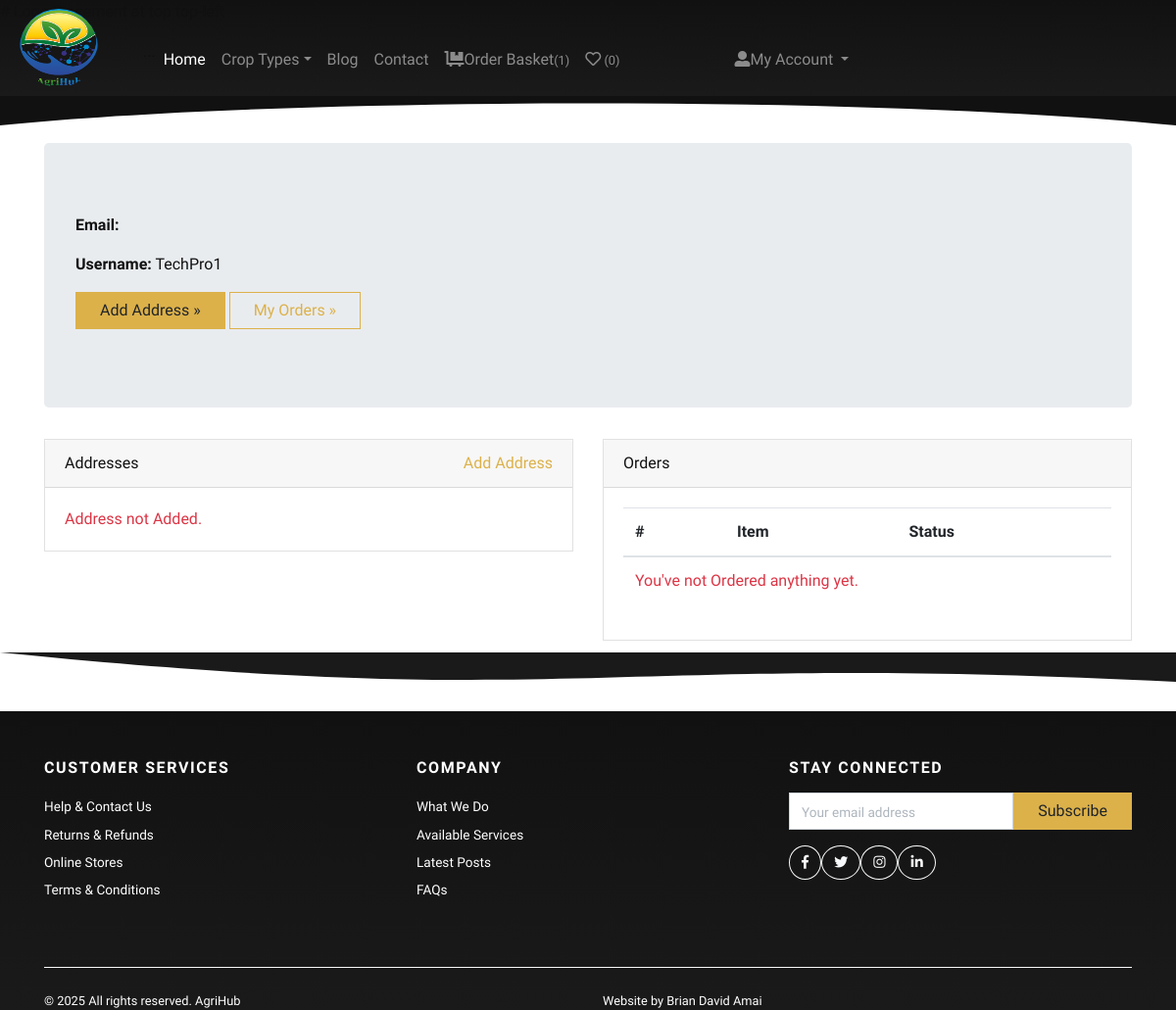
The page /accounts/profile/ (signed in) on the database as committed earlier.
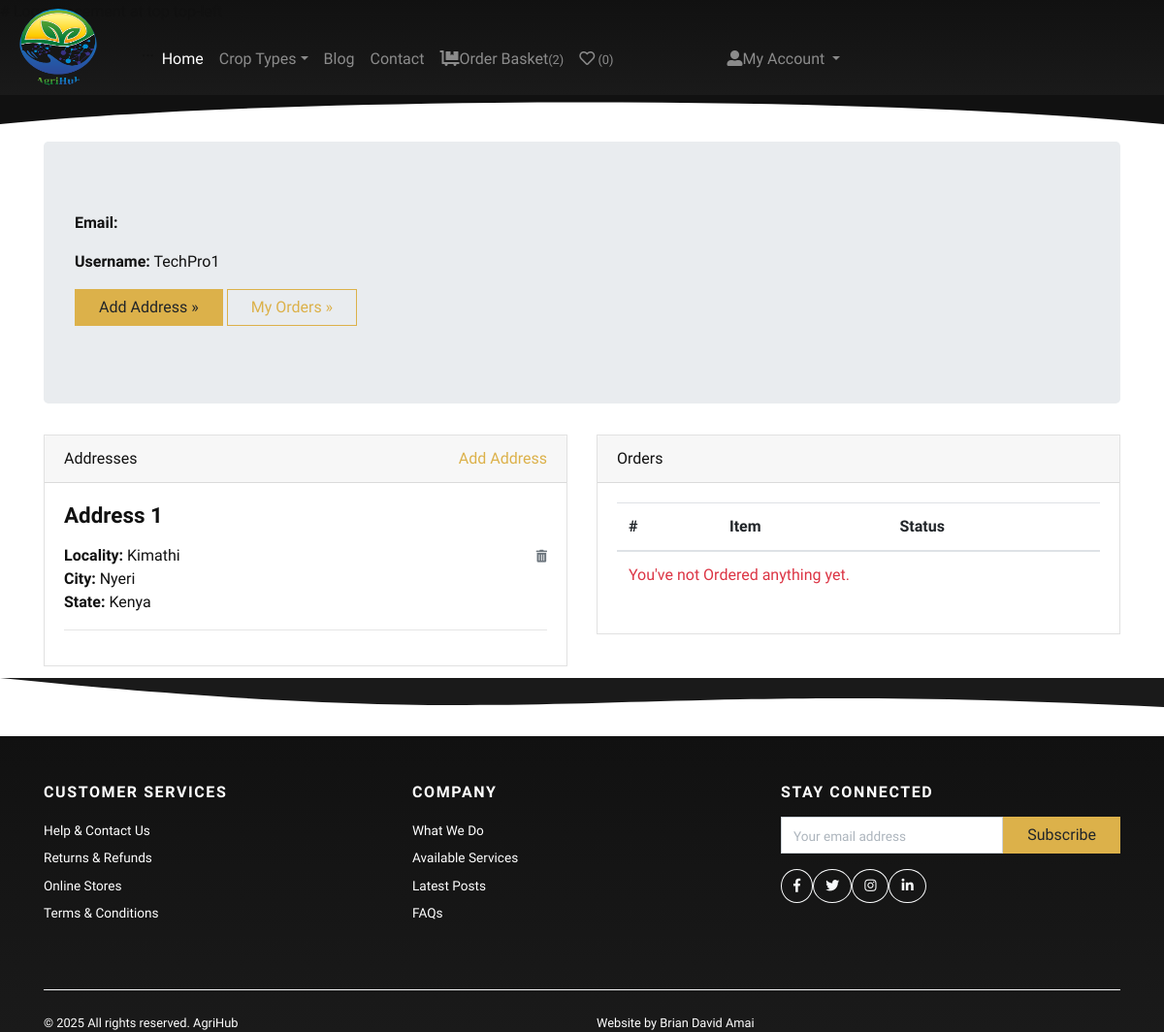
The same page on the database as committed later.
### store/models.py (models this page shows, shortened)
class Address(models.Model):
    user = models.ForeignKey(User, verbose_name="User", on_delete=models.CASCADE)
    locality = models.CharField(max_length=150, verbose_name="Nearest Location / Area")
    city = models.CharField(max_length=150, verbose_name="City / Town")
    state = models.CharField(max_length=150, verbose_name="County")

### store/views.py (the view)
# urls.py: path('accounts/profile/', views.profile, name="profile"),
def profile(request):
    addresses = Address.objects.filter(user=request.user)
    context = {'addresses': addresses}
    return render(request, 'account/profile.html', context)

### store/context_preprocessors.py (called while the page is built)
def store_menu(request):
    categories = Category.objects.filter(is_active=True)
    context = {
        'categories_menu': categories,
    }
    return context

def cart_menu(request):
    if request.user.is_authenticated:
        cart_items= Cart.objects.filter(user=request.user)
        context = {
            'cart_items': cart_items,
        }
    else:
        context = {}
    return context

### templates/account/profile.html (shortened to what this page needs)
{% extends 'base.html' %}
{% load static %}
    {% block content %}
      <div class="container py-5">
        <div class="jumbotron">
          <p><strong>Email:</strong> {{request.user.email}}</p>
          <p><strong>Username:</strong> {{request.user.username}}</p>
          <p><a class="btn btn-primary btn-large" href="{% url 'store:add-address' %}">Add Address »</a> <a class="btn btn-outline-primary btn-large" href="#">My Orders »</a></p>
        </div>
        <div class="row">
          <div class="col-lg-6">
            <div class="card mb-4" id="headings">
              <div class="card-header">Addresses <span class="float-right"><a href="{% url 'store:add-address' %}">Add Address</a></span></div>
              <div class="card-body">
                {% if addresses %}
                    {% for address in addresses %}
                        <h4 class="mb-3">Address {{forloop.counter}}</h4>
                        <span class="float-right"><a href="{% url 'store:remove-address' address.id %}"><i class="fas fa-trash-alt small text-muted"></i></a></span>
                        <p>
                            <strong>Locality: </strong>{{address.locality}} <br>
                            <strong>City: </strong>{{address.city}} <br>
                            <strong>State: </strong>{{address.state}} <br>
                        </p>
                        <hr>
                    {% endfor %}
                {% else %}
                <div class="text-danger">
                  Address not Added.
                </div>
                {% endif %}
              </div>
            </div>
          </div>
          <div class="col-lg-6">
            <div class="card mb-4" id="tables">
              <div class="card-header">Orders</div>
              <div class="card-body">
                <table class="table table-hover">
                  <thead>
                    <tr>
                      <th>#</th>
                      <th>Item</th>
                      <th>Status</th>
                    </tr>
                  </thead>
                  <tbody>
                    {% if orders %}
                      {% for order in orders %}
                        <tr>
                          <td>{{forloop.counter}}</td>
                          <td>{{order.product.title}}</td>
                          <td>
                            {{order.status}}
                          </td>
                        </tr>
                      {% endfor %}
                    {% else %}
                    <tr>
                      <td class="text-danger" colspan="3">You've not Ordered anything yet.</td>
                    </tr>
                    {% endif %}
                  </tbody>
                </table>
              </div>
            </div>
          </div>
        </div>
      </div>
{% endblock content %}

Rows that differ between the two databases and show on the page:
added Address: locality "Kimathi", city "Nyeri", state "Kenya"
Other text that changed with them:
{{ cart_items.count }}: "1" → "2"
text no longer shown: "Address not Added."
